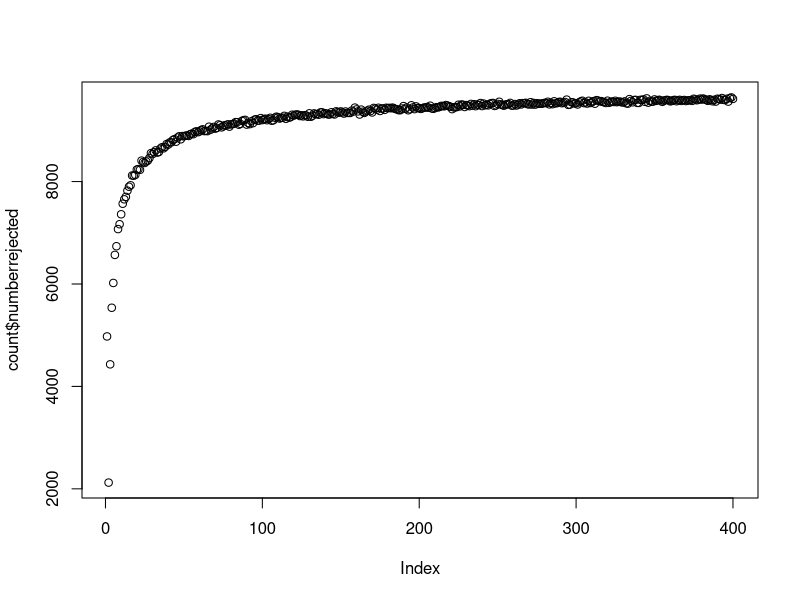
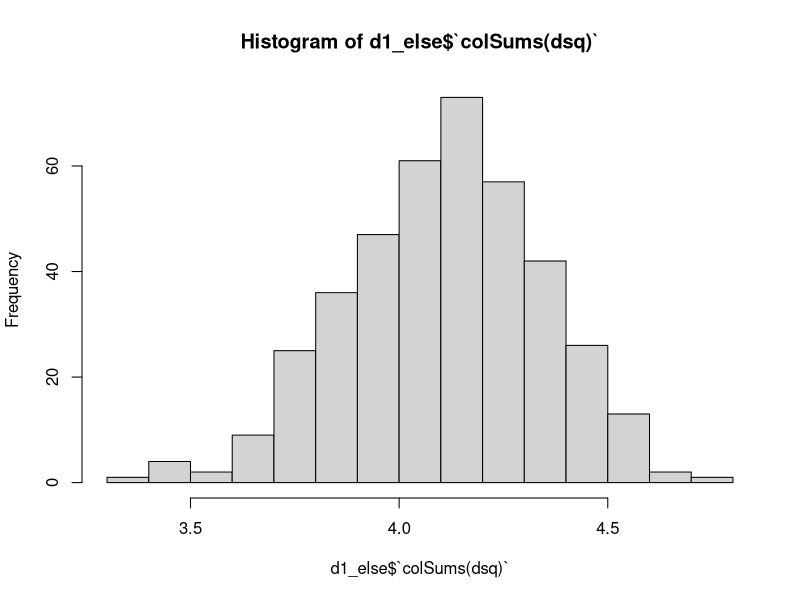

R code for these plots, in order:


normal <- as.data.frame(runif(10000))
u <- as.data.frame(runif(10000))
u[,c(1:5)] <- as.data.frame(runif(10000))
result <- as.data.frame(runif(10000))

for (i in 2:400){
  u <- as.data.frame(runif(10000))
  u[1:i] <- as.data.frame(runif(10000))
  normal <- as.data.frame(runif(10000))
  u[i] <-as.data.frame(runif(10000))
  x <- as.data.frame((1-2*u))
  xsq <- as.data.frame(x^2)
  normal <- as.data.frame(rowSums(xsq))
  result[i] <- as.data.frame(ifelse(normal$`rowSums(xsq)`<=1, 0, 1))
  remove(u,x,xsq,normal)
}
count <- as.data.frame(colSums(result))
count$numberrejected <- count$`colSums(result)`
count$`colSums(result)`<- NULL
plot(count$numberrejected)

a <-as.data.frame(runif(100))
for (i in 2:400){
  a[i] <-as.data.frame(runif(100))
}

d<- as.data.frame(runif(1))

for(j in 1:100){
  for (i in 2:400){
    d[j,i] <- as.data.frame(a[j,1]-a[j,i])
  }
}

dsq <- as.data.frame(d^2)
dsq$`runif(1)` <- NULL

d1_else <- as.data.frame(colSums(dsq))
d1_else <- sqrt(d1_else)
hist(d1_else$`colSums(dsq)`)
